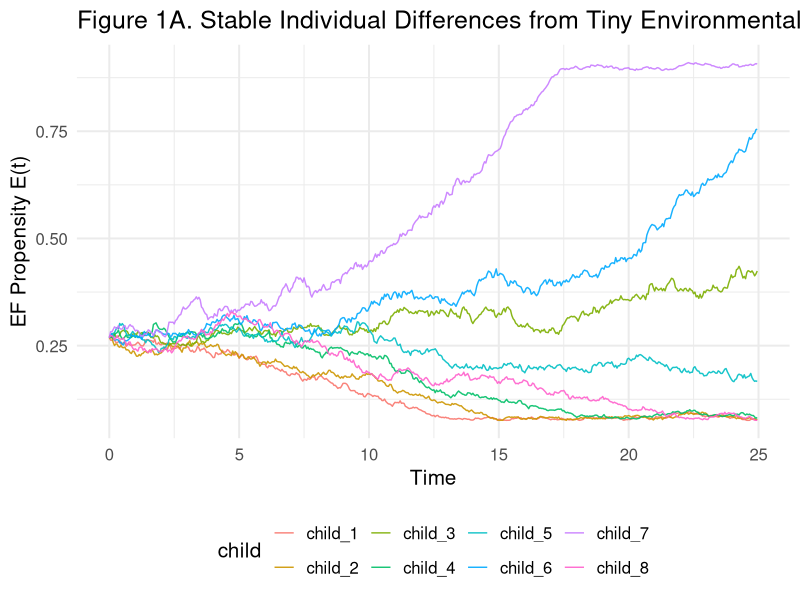
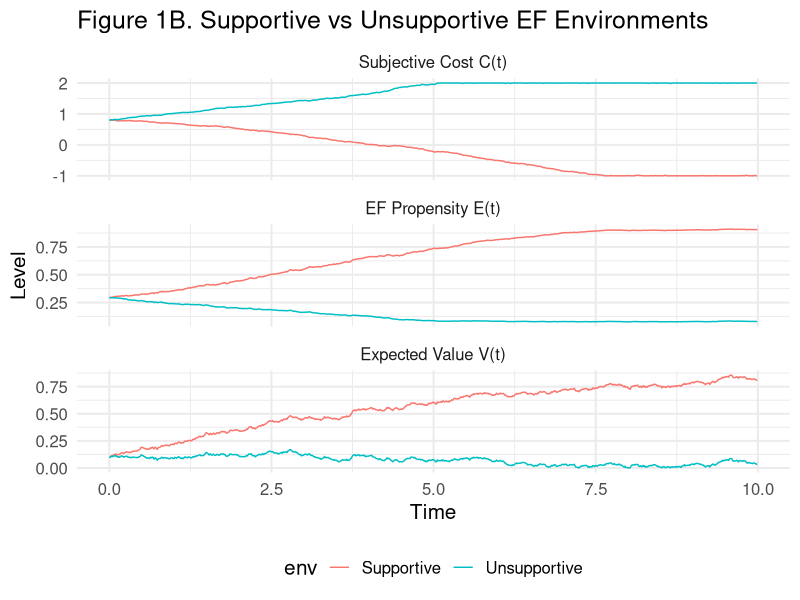
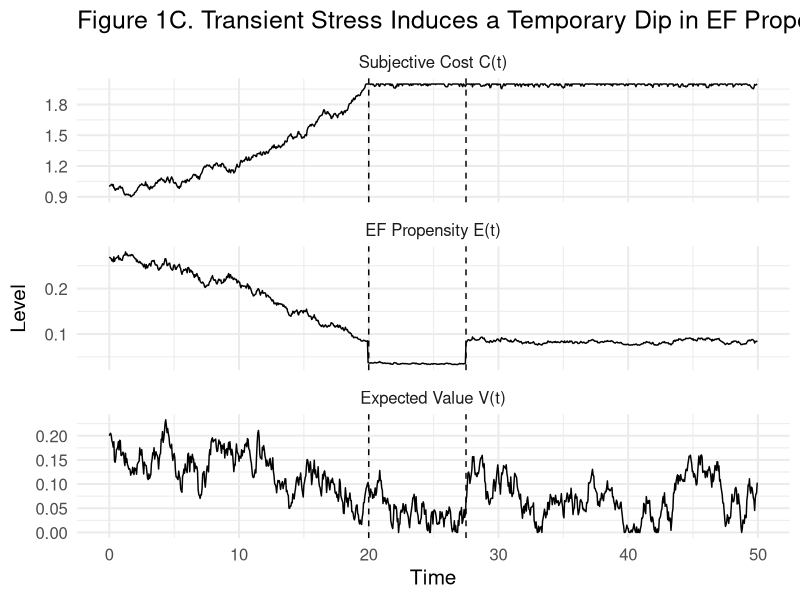
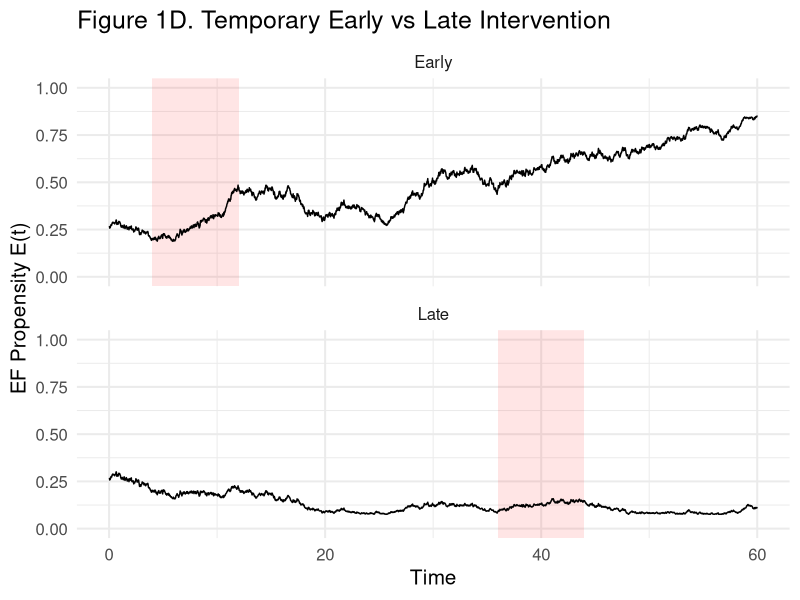

These figures' R source, in order:
## ---- chunk 1
#| label: setup
#| echo: false
#| include: false


library(ggplot2)
library(dplyr)
library(tidyr)
## ---- chunk 2

simulate_ef_sde <- function(
  T = 1000,        # number of discrete time steps
  dt = 0.05,       # size of each time step
  V0 = 0.2,        # initial expected value of EF
  C0 = 1.0,        # initial subjective cost of EF
  alpha_V = 0.8,   # learning rate for value (drift strength)
  alpha_C = 0.7,   # learning rate for cost
  delta_up = 0.2,  # how much avoiding EF raises cost
  delta_down = 0.5,# how much using EF lowers cost
  kappa_C = 0,     # maturational drift: reduces cost over time
  tau = 0.8,       # temperature of EF decision rule
  p_reward = 0.8,  # probability that EF leads to reward when engaged
  reward_mag = 1,  # magnitude of reward
  sigma_V = 0.06,  # noise on value dynamics
  sigma_C = 0.06,  # noise on cost dynamics
  extra_cost_vec = NULL, # time-varying extra cost (e.g., stress); length T
  seed = NULL
){
  if (!is.null(seed)) set.seed(seed)
  
  N <- T
  if (is.null(extra_cost_vec)) extra_cost_vec <- rep(0, N)
  
  # Pre-allocate vectors
  V <- numeric(N)
  C <- numeric(N)
  E <- numeric(N)
  
  # Initial states
  V[1] <- V0
  C[1] <- C0
  
  for (i in 1:(N - 1)) {
    
    # ----- Fast EF propensity -----
    utility <- V[i] - (C[i] + extra_cost_vec[i])
    E[i] <- 1 / (1 + exp(-utility / tau))
    
    # ----- Expected reward -----
    R_exp <- E[i] * p_reward * reward_mag
    
    # ----- Deterministic drift -----
    dV_det <- alpha_V * (R_exp - V[i])
    dC_det <- (-kappa_C) + alpha_C * ((1 - E[i]) * delta_up - E[i] * delta_down)
    
    # ----- Stochastic components -----
    dV_sto <- sigma_V * sqrt(dt) * rnorm(1)
    dC_sto <- sigma_C * sqrt(dt) * rnorm(1)
    
    # ----- Euler–Maruyama update -----
    V[i + 1] <- V[i] + dV_det * dt + dV_sto
    C[i + 1] <- C[i] + dC_det * dt + dC_sto
    
    # Optional soft bounds to keep things reasonable
    V[i + 1] <- max(min(V[i + 1], reward_mag), 0)
    C[i + 1] <- max(min(C[i + 1], 2), -1)
  }
  
  # Last EF propensity
  E[N] <- 1 / (1 + exp(-(V[N] - (C[N] + extra_cost_vec[N])) / tau))
  
  tibble(
    t = seq(0, by = dt, length.out = N),
    V = V,
    C = C,
    E = E
  )
}

## ---- chunk 3
set.seed(123)
N_agents <- 8

sims_A <- lapply(1:N_agents, function(i){

# Draw a slightly different reward probability for each child

p_i <- 0.7 + rnorm(1, 0, 0.08)  # mean 0.7, SD 0.08
p_i <- max(min(p_i, 0.9), 0.4)  # clamp between 0.4 and 0.9

simulate_ef_sde(
T = 500,
dt = 0.05,
V0 = 0.2,
C0 = 1.0,
alpha_V = 0.8,
alpha_C = 0.7,
delta_up = 0.2,
delta_down = 0.5,
kappa_C = 0,   # maturational drift: reduces cost over time
tau = 0.8,
p_reward = p_i,
sigma_V = 0.06,
sigma_C = 0.06
) %>% mutate(child = paste0("child_", i),
p_reward_child = round(p_i, 2))
})

df_A <- bind_rows(sims_A)

ggplot(df_A, aes(t, E, color = child)) +
geom_line(alpha = 0.9) +
theme_minimal(base_size = 15) +
labs(
title = "Figure 1A. Stable Individual Differences from Tiny Environmental Variation",
y = "EF Propensity E(t)",
x = "Time"
) +
theme(legend.position = "bottom")

## ---- chunk 4
sim_supportive <- simulate_ef_sde(
T = 1000,
dt = 0.01,
V0 = 0.1,
C0 = 0.8,
alpha_V = 0.9,
alpha_C = 0.8,
delta_down = 0.5,   # EF practice strongly reduces cost
delta_up = 0.05,    # avoidance only slightly increases cost
kappa_C = 0,   # maturational drift: reduces cost over time
sigma_V = 0.05,
sigma_C = 0.05,
p_reward = 0.9,     # EF usually rewarded
seed = 123
) %>% mutate(env = "Supportive")

sim_unsupportive <- simulate_ef_sde(
T = 1000,
dt = 0.01,
V0 = 0.1,
C0 = 0.8,
alpha_V = 0.9,
alpha_C = 0.8,
delta_down = 0.05,  # EF practice barely reduces cost
delta_up = 0.4,     # avoidance strongly increases cost
kappa_C = 0,   # maturational drift: reduces cost over time
sigma_V = 0.05,
sigma_C = 0.05,
p_reward = 0.3,     # EF rarely rewarded
seed = 123
) %>% mutate(env = "Unsupportive")

df_B <- bind_rows(sim_supportive, sim_unsupportive) %>%
pivot_longer(cols = c(V, C, E), names_to = "var", values_to = "value")

labels_dev <- c(
V = "Expected Value V(t)",
C = "Subjective Cost C(t)",
E = "EF Propensity E(t)"
)

ggplot(df_B, aes(t, value, color = env)) +
geom_line(linewidth = 0.5) +
facet_wrap(~ var, scales = "free_y", ncol = 1,
labeller = as_labeller(labels_dev)) +
theme_minimal(base_size = 15) +
labs(
title = "Figure 1B. Supportive vs Unsupportive EF Environments",
x = "Time",
y = "Level"
) +
theme(legend.position = "bottom")


## ---- chunk 5
# ----- Define a temporary stress window -----

T_stress  <- 1000      # total time steps
dt_stress <- 0.05      # time step size

stress_start_idx <- 400  # index where stress begins
stress_end_idx   <- 550  # index where stress ends

# Extra cost is 0 everywhere except during the stress window
extra_cost <- rep(0, T_stress)
extra_cost[stress_start_idx:stress_end_idx] <- 0.7  # temporary stress spike


# ----- Simulate EF dynamics with this extra cost term -----

sim_stress <- simulate_ef_sde(
  T = T_stress,
  dt = dt_stress,
  extra_cost_vec = extra_cost,  # only this differs; all other params are defaults
  seed = 99
)

# Reshape for plotting: put V, C, E into a long format
df_stress <- sim_stress %>%
  tidyr::pivot_longer(
    cols = c(V, C, E),
    names_to = "var",
    values_to = "value"
  )

# Nice labels for facets
labels_stress <- c(
  V = "Expected Value V(t)",
  C = "Subjective Cost C(t)",
  E = "EF Propensity E(t)"
)

# Times (in continuous units) where stress starts and ends
stress_start_time <- stress_start_idx * dt_stress
stress_end_time   <- stress_end_idx   * dt_stress

ggplot(df_stress, aes(t, value)) +
  geom_line() +
  facet_wrap(
    ~ var,
    scales = "free_y",
    ncol = 1,
    labeller = as_labeller(labels_stress)
  ) +
  # vertical lines marking start/end of stress period
  geom_vline(
    xintercept = c(stress_start_time, stress_end_time),
    linetype = "dashed"
  ) +
  theme_minimal(base_size = 15) +
  labs(
    title = "Figure 1C. Transient Stress Induces a Temporary Dip in EF Propensity",
    x = "Time",
    y = "Level"
  )

## ---- chunk 6

# ----- SDE with a time-limited intervention window -----

simulate_ef_sde_window <- function(
  T = 3000,
  dt = 0.02,
  V0 = 0.2,
  C0 = 1.0,
  alpha_V = 0.4,  # value learning rate
  alpha_C = 0.25, # cost learning rate
  # Baseline environment parameters:
  # These produce a tendency for EF propensity to drift down
  p_reward_base = 0.5,   # probability reward if EF is engaged
  delta_up_base = 0.3,   # how much avoiding EF raises cost
  delta_down_base = 0.6, # how much using EF lowers cost
  kappa_C = 0,   # maturational drift: reduces cost over time
  # Intervention environment parameters:
  # Stronger payoff and practice benefit
  p_reward_int = 0.9,
  delta_up_int = 0.01,
  delta_down_int = 0.9,
  tau = 0.8,     # decision temperature
  sigma_V = 0.1, # noise in value dynamics
  sigma_C = 0.1, # noise in cost dynamics
  t_start = Inf, # start index of intervention window
  t_end   = -Inf,# end index of intervention window
  seed = NULL
){
  if (!is.null(seed)) set.seed(seed)

  N <- T
  V <- numeric(N)
  C <- numeric(N)
  E <- numeric(N)

  # Initial value and cost
  V[1] <- V0
  C[1] <- C0

  for (i in 1:(N - 1)) {

    # Are we inside the intervention window on this step?
    in_intervention <- (i >= t_start && i <= t_end)

    if (in_intervention) {
      # During intervention: high reward, strong practice benefit, low penalty for avoidance
      p_reward   <- p_reward_int
      delta_up   <- delta_up_int
      delta_down <- delta_down_int
    } else {
      # Outside intervention: baseline parameterization
      p_reward   <- p_reward_base
      delta_up   <- delta_up_base
      delta_down <- delta_down_base
    }

    # ----- Fast EF decision -----
    utility <- V[i] - C[i]
    E[i] <- 1 / (1 + exp(-utility / tau))

    # ----- Expected reward under current p_reward -----
    R_exp <- E[i] * p_reward

    # ----- Drift terms for value and cost -----
    dV_det <- alpha_V * (R_exp - V[i])
    dC_det <- (-kappa_C) + alpha_C * ((1 - E[i]) * delta_up - E[i] * delta_down)

    # ----- Stochastic terms -----
    dV_sto <- sigma_V * sqrt(dt) * rnorm(1)
    dC_sto <- sigma_C * sqrt(dt) * rnorm(1)

    # ----- Update states -----
    V[i + 1] <- V[i] + dV_det * dt + dV_sto
    C[i + 1] <- C[i] + dC_det * dt + dC_sto

    # Soft bounds to keep values in a reasonable range
    V[i + 1] <- max(min(V[i + 1], 1), 0)
    C[i + 1] <- max(min(C[i + 1], 2), -1)
  }

  # Final EF propensity
  E[N] <- 1 / (1 + exp(-(V[N] - C[N]) / tau))

  tibble(
    step = 1:N,
    time = (1:N) * dt,
    V = V,
    C = C,
    E = E
  )
}

# ----- Set up early vs late intervention windows -----

dt <- 0.02
T  <- 3000
window_len <- 400   # duration of intervention in steps (~8 time units)

early_start <- 200
early_end   <- early_start + window_len

late_start  <- 1800
late_end    <- late_start + window_len

# Early intervention: window starts when EF has not yet fully collapsed
early <- simulate_ef_sde_window(
  T = T,
  dt = dt,
  t_start = early_start,
  t_end   = early_end,
  seed = 1
) %>%
  mutate(condition = "Early")

# Late intervention: same window, but applied after long baseline drift
late <- simulate_ef_sde_window(
  T = T,
  dt = dt,
  t_start = late_start,
  t_end   = late_end,
  seed = 1
) %>%
  mutate(condition = "Late")

df_int <- bind_rows(early, late)

# Data frame encoding the intervention window for each condition (for shading)
interv_df <- tibble(
  condition = c("Early", "Late"),
  xmin = c(early_start,  late_start)  * dt,
  xmax = c(early_end,    late_end)    * dt,
  ymin = -Inf,
  ymax =  Inf
)

ggplot(df_int, aes(time, E)) +
  # Shaded intervention windows for each panel
  geom_rect(
    data = interv_df,
    aes(xmin = xmin, xmax = xmax, ymin = ymin, ymax = ymax),
    inherit.aes = FALSE,
    fill = "red",
    alpha = 0.1
  ) +
  geom_line(linewidth = 0.5) +
  facet_wrap(~ condition, ncol = 1) +
  theme_minimal(base_size = 15) +
  coord_cartesian(ylim = c(0, 1)) +
  labs(
    title = "Figure 1D. Temporary Early vs Late Intervention",
    x = "Time",
    y = "EF Propensity E(t)"
  )
